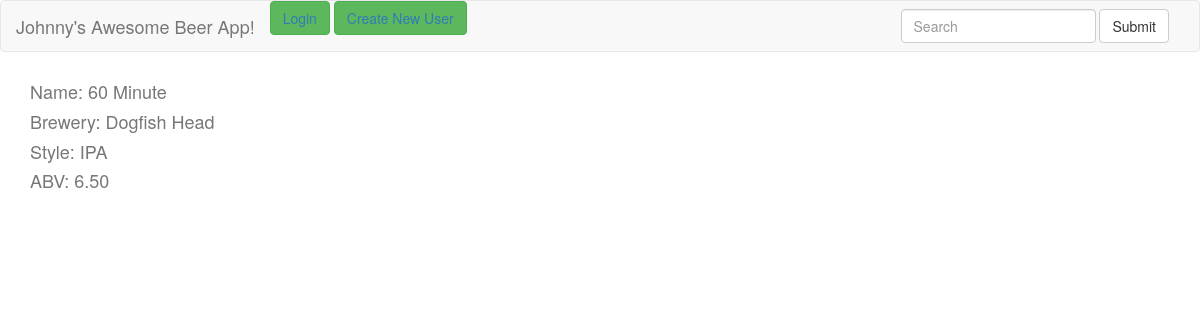
Page /beer_list/8/ on the committed database.
### app/models.py (models this page shows, shortened)
class Beer(models.Model):
    beer_name = models.CharField(max_length=50)
    brewer_name = models.CharField(max_length=50)
    beer_type = models.CharField(max_length=30)
    abv = models.DecimalField(max_digits=5, decimal_places=2)
    restaurant = models.ManyToManyField(Restaurant)

### app/views.py (the view)
# urls.py: url(r'^beer_list/(?P<pk>\d+)/$', BeerDetailView.as_view(), name="beer_detail_view")
class BeerDetailView(DetailView):
    model = Beer

### templates/app/beer_detail.html (shortened to what this page needs)
{% extends "base.html" %}
{% load staticfiles %}
{% block content %}
  <div class="container">
    <ul class="list-unstyled">
      <li><h4 class="text-muted">Name: {{ object.beer_name }}</h4></li>
      <li><h4 class="text-muted">Brewery: {{ object.brewer_name }}</h4></li>
      <li><h4 class="text-muted">Style: {{ object.beer_type }}</h4></li>
      <li><h4 class="text-muted">ABV: {{ object.abv }}</h4></li>
    </ul>
  </div>
{% endblock %}

### rows in the picture
Beer: beer_name "60 Minute", brewer_name "Dogfish Head", beer_type "IPA", abv "6.50"
